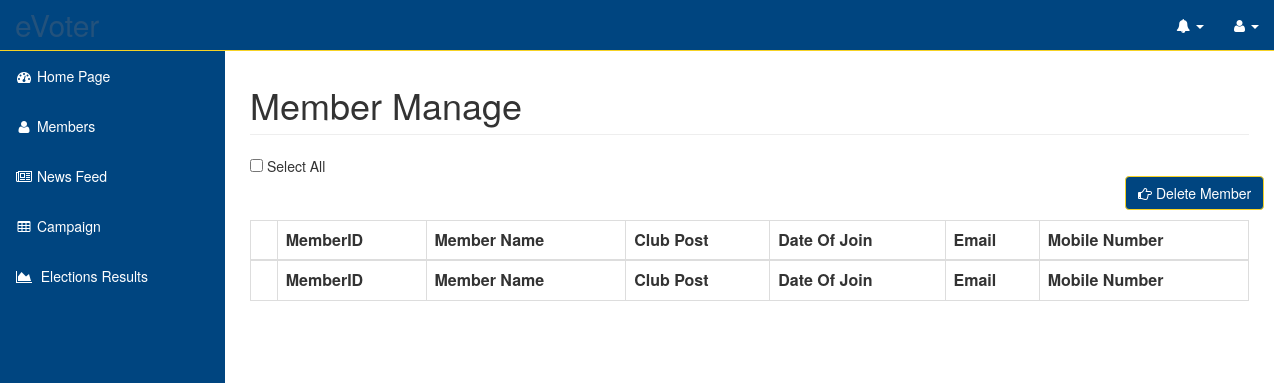
Before: /app/view/memberManage.php with the older database file.
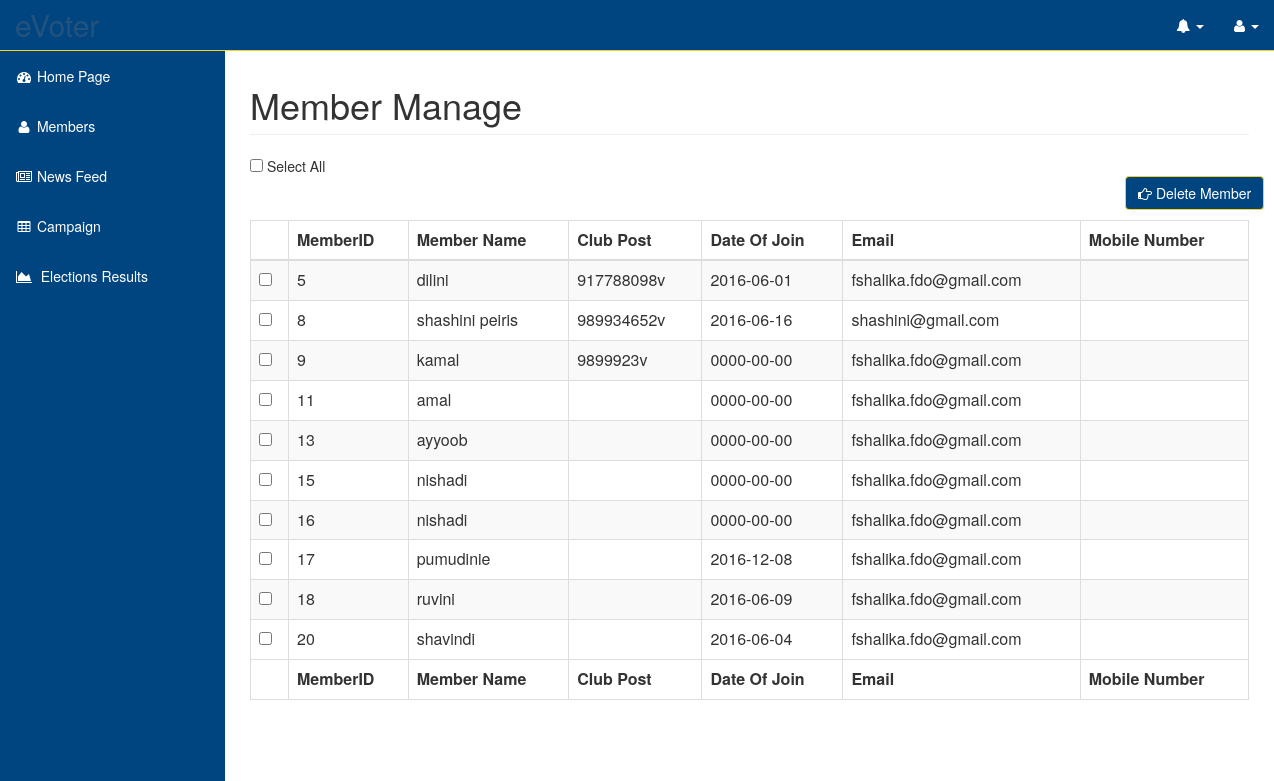
After: the same page with the newer database file.
### tables this page shows
CREATE TABLE `clubmember` (
  `memberID` int(11) NOT NULL,
  `name` varchar(50) NOT NULL,
  `NIC` varchar(10) NOT NULL,
  `dateOfBirth` date NOT NULL,
  `email` varchar(50) NOT NULL,
  `homeAddress` varchar(100) NOT NULL,
  `mobileNumber` varchar(20) NOT NULL,
  `occupation` varchar(50) NOT NULL,
  `clubPost` varchar(50) NOT NULL,
  `profileImage` varchar(100) NOT NULL,
  `status` varchar(50) NOT NULL,
  `dateofjoin` date NOT NULL,
  `username` varchar(50) NOT NULL,
  `password` varchar(100) NOT NULL
);

### app/model/DB.php (called while the page is built, shortened)
<?php
class DB
{
    private static $_instance = null;
    public static  function  getInstance()
    {
        if(!isset(self::$_instance))
        {
            self::$_instance = new DB();
        }
        return self::$_instance;
    }
}
?>

### app/model/Config.php (called while the page is built)
<?php
class Config {
    public static function get($path= null)
    {
        if($path)
        {
            $config = $GLOBALS['config'];
            $path = explode('/',$path);
            foreach($path as $bit)
            {
                if(isset($config[$bit]))
                {
                    $config = $config[$bit];
                }
            }
            return $config;
        }
    }
}

### app/model/User.php (called while the page is built, shortened)
<?php
class User {
    private  $_db, $_data, $_sessionName, $_isLoggedIn;
    public function __construct($user = null){
        $this->_sessionName = Config::get('session/session_name');
    }
    public function data(){
        return $this->_data;
    }
}

### app/model/Session.php (called while the page is built, shortened)
<?php
class Session {
    public static  function exists($name){
        return (isset($_SESSION[$name])) ? true : false;
    }
}

### app/view/memberManage.php (the view, shortened to what this page needs)
<?php
include "../templates/header.php";
require_once '../model/dbConfig.php';
?>
<link href="https://cdn.datatables.net/plug-ins/1.10.7/integration/bootstrap/3/dataTables.bootstrap.css" rel="stylesheet" />
</head>
<body>
<div id="wrapper">
    <nav class="navbar navbar-inverse navbar-fixed-top color-change" role="navigation" >
        <?php include "../templates/topmenu.php";
        include "../templates/sidemenu.php";
        ?>
    </nav>
    <div id="page-wrapper">
        <div class="container-fluid">
            <div class="row">
                <div class="col-lg-12">
                    <h1 class="page-header"> Member Manage </h1>
                </div>
            </div>
            <?php
            $user = new User();
            $current_user = $user->data()->memberID;
            $sql = "SELECT * FROM clubmember WHERE status = 'registered' AND memberID != '$current_user'";
            $result = mysqli_query($con, $sql);
            ?>
            <form class="form-horizontal" role="form" method="post" action="../controller/deleteMembers.php">
                <input type="checkbox" onClick="toggle(this)" /> Select All<br/>
                <div class="col-sm-offset-10 col-sm-2" style="margin-bottom: 10px; margin-left: 860px;">
                    <button type="submit" id="btn-signup" name="btn-signup" class="btn btn-default btn-primary" onclick="confirmDelete()">
                        <i class="fa fa-hand-o-right"></i>&nbsp;Delete Member
                    </button>
                </div>
                <table id="memberTable" class="table table-striped table-bordered" cellspacing="0" width="10%">
                    <thead>
                    <tr>
                        <th></th>
                        <th>MemberID</th>
                        <th>Member Name</th>
                        <th>Club Post</th>
                        <th>Date Of Join</th>
                        <th>Email</th>
                        <th>Mobile Number</th>
                    </tr>
                    </thead>
                    <tfoot>
                    <tr>
                        <th></th>
                        <th>MemberID</th>
                        <th>Member Name</th>
                        <th>Club Post</th>
                        <th>Date Of Join</th>
                        <th>Email</th>
                        <th>Mobile Number</th>
                    </tr>
                    </tfoot>
                    <tbody>
                    <?php
                    while($data1 = mysqli_fetch_row($result)){
                    ?>
                    <tr  class='tableRow' id = <?php echo $data1[0]?> href='admin_profile.php?value=<?php echo $data1[0]?>' >
                        <td class="tableData" name=<?php echo $data1[0]?>><input name="check_list[]" id=<?php echo $data1[0] ?> class="CheckBoxSchedule" type="checkbox" value="<?php echo $data1[0] ?>"></td>
                        <td class="tableData" name=<?php echo $data1[0] ?>><?php echo $data1[0] ?></td>
                        <td class="tableData" name=<?php echo $data1[0] ?>><?php echo $data1[1] ?></td>
                        <td class="tableData" name=<?php echo $data1[0] ?>><?php echo $data1[2] ?></td>
                        <td class="tableData" name=<?php echo $data1[0] ?>><?php echo $data1[3] ?></td>
                        <td class="tableData" name=<?php echo $data1[0] ?>><?php echo $data1[4] ?></td>
                        <td class="tableData" name=<?php echo $data1[0] ?>><?php echo $data1[5] ?></td>
                        <?php } ?>
                    </tbody>
                </table><br>
            </form>
        </div>
    </div>
</div>
</body>
</html>

Changed rows visible on the page:
added clubmember: memberID "5", name "dilini", NIC "917788098v", dateOfBirth "2016-06-01", email "fshalika.fdo@gmail.com"
added clubmember: memberID "8", name "shashini peiris", NIC "989934652v", dateOfBirth "2016-06-16", email "shashini@gmail.com"
added clubmember: memberID "9", name "kamal", NIC "9899923v", dateOfBirth "0000-00-00", email "fshalika.fdo@gmail.com"
added clubmember: memberID "11", name "amal", dateOfBirth "0000-00-00", email "fshalika.fdo@gmail.com"
added clubmember: memberID "13", name "ayyoob", dateOfBirth "0000-00-00", email "fshalika.fdo@gmail.com"
added clubmember: memberID "15", name "nishadi", dateOfBirth "0000-00-00", email "fshalika.fdo@gmail.com"
added clubmember: memberID "16", name "nishadi", dateOfBirth "0000-00-00", email "fshalika.fdo@gmail.com"
added clubmember: memberID "17", name "pumudinie", dateOfBirth "2016-12-08", email "fshalika.fdo@gmail.com"
added clubmember: memberID "18", name "ruvini", dateOfBirth "2016-06-09", email "fshalika.fdo@gmail.com"
added clubmember: memberID "20", name "shavindi", dateOfBirth "2016-06-04", email "fshalika.fdo@gmail.com"
